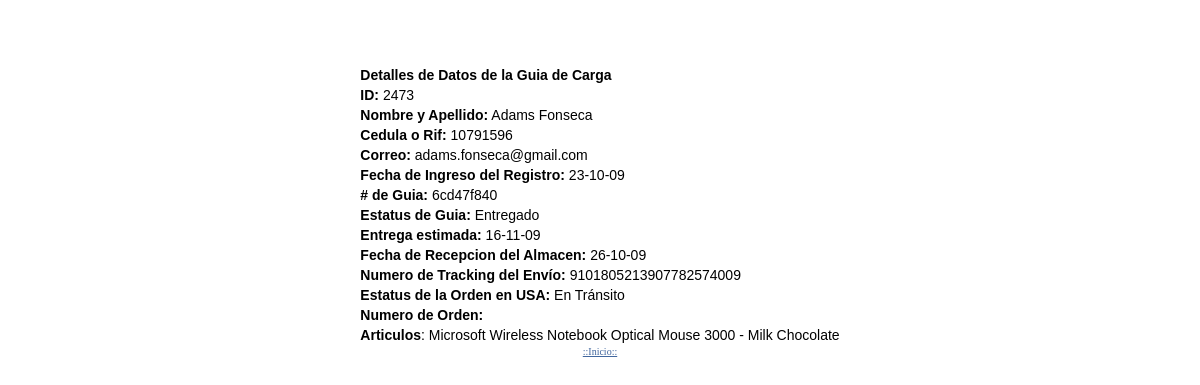
The page /homedir/public_html.bk/administrativo/guias/detalles_guia.php?id_a=2473 on the database its author committed.
### tables this page shows
CREATE TABLE `tracking` (
  `id` bigint(99) NOT NULL AUTO_INCREMENT,
  `nomape` varchar(50) NOT NULL DEFAULT '',
  `cedula` varchar(20) NOT NULL DEFAULT '',
  `correo` varchar(90) NOT NULL DEFAULT '',
  `remitente` varchar(40) NOT NULL,
  `articulos` text NOT NULL,
  `tracking` varchar(90) NOT NULL DEFAULT '',
  `statususa` varchar(20) NOT NULL DEFAULT '',
  `numerorden` varchar(90) NOT NULL DEFAULT '',
  `empresa` varchar(20) NOT NULL DEFAULT '',
  `tipo_servicio` varchar(40) NOT NULL,
  `seguro` varchar(40) NOT NULL,
  `medio` varchar(60) NOT NULL,
  `fecha` varchar(40) NOT NULL DEFAULT '',
  `guiacliente` varchar(90) NOT NULL DEFAULT '',
  `statusvenezuela` text NOT NULL,
  `fechaestimada` varchar(40) NOT NULL DEFAULT '',
  `fecharecep` varchar(40) NOT NULL DEFAULT '',
  PRIMARY KEY (`id`)
);

### homedir/public_html.bk/administrativo/guias/detalles_guia.php (the view, shortened to what this page needs)
<!DOCTYPE html PUBLIC "-//W3C//DTD XHTML 1.0 Transitional//EN" "http://www.w3.org/TR/xhtml1/DTD/xhtml1-transitional.dtd">
<html xmlns="http://www.w3.org/1999/xhtml">
<head>
</head>
<?php
$link =  mysql_connect("localhost", "courierp_courier", "hVAC53fjGa7F");
$result = mysql_query("SELECT * FROM courierp_miembros.tracking WHERE ID = '".$_GET['id_a']."'", $link);
if ($row = mysql_fetch_array($result)){
echo "<table border = '0' align='center'> \n";
echo "<tr> \n";
echo "<td><b>Detalles de Datos de la Guia de Carga</b></td> \n";
echo "<br>";
echo "<br>";
echo "<br>";
echo "<br>";
echo "</tr> \n";
do {
echo "<tr> \n";
echo "<td><strong>ID:</strong> ".$row["id"]."</td>";
echo "</tr> \n";
echo "<td><strong>Nombre y Apellido:</strong> ".$row["nomape"]."</td> ";
echo "<td><strong>Cedula o Rif:</strong> ".$row["cedula"]."</td>";
echo "<td><strong>Correo:</strong> ".$row["correo"]."</td>";
echo "<td><strong>Fecha de Ingreso del Registro:</strong> ".$row["fecha"]."</td>";
echo "<td><strong># de Guia:</strong> ".$row["guiacliente"]."</td>";
echo "<td><strong>Estatus de Guia:</strong> ".$row["statusvenezuela"]."</td>";
echo "<td><strong>Entrega estimada:</strong> ".$row["fechaestimada"]."</td>";
echo "<td><strong>Fecha de Recepcion del Almacen:</strong> ".$row["fecharecep"]."</td>";
echo "<td><strong>Numero de Tracking del Envío:</strong> ".$row["tracking"]."</td>";
echo "<td><strong>Estatus de la Orden en USA:</strong> ".$row["statususa"]."</td>";
echo "<td><strong>Numero de Orden:</strong> ".$row["numerorden"]."</td>";
echo "<td><strong>Articulos</strong>: ".$row["articulos"]."</td>";
} while ($row = mysql_fetch_array($result));
echo "</table>";
} else {
echo "¡ La base de datos está vacia !";
}
?>
<div align='center'><font face='verdana' size='-2'><a href='guias.php'>::Inicio::</a></font> </div>
</body>
</html>

### homedir/public_html.bk/administrativo/guias/detalles_guia.php (style rules this page uses)
a:link { color: #42679E; }

### rows shown on the page
tracking: id "2473", nomape "Adams Fonseca", cedula "10791596", correo "adams.fonseca@gmail.com", fecha "23-10-09", guiacliente "6cd47f840", statusvenezuela "Entregado", fechaestimada "16-11-09", fecharecep "26-10-09", tracking "9101805213907782574009", statususa "En Tránsito", articulos "Microsoft Wireless Notebook Optical Mouse 3000 - Milk Chocolate"
